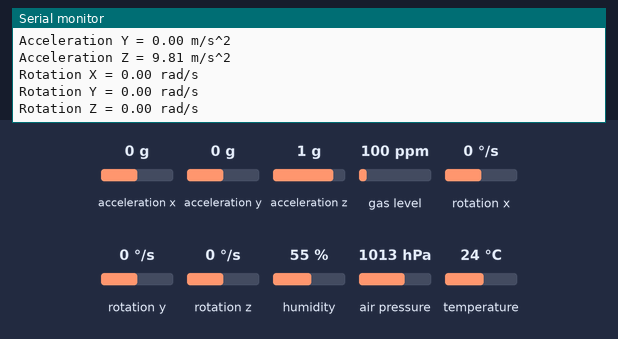
Bench run of a sketch on a simulated Arduino Uno, built with avr-gcc and run on an emulated ATmega328P. Shown: the last lines printed to the serial monitor. The inputs (shaded band) are chosen by the test bench; at power-on: acceleration x 0 g, acceleration y 0 g, acceleration z 1 g, rotation x 0 °/s, rotation y 0 °/s, gas level 100 ppm, rotation z 0 °/s, humidity 55 %, air pressure 1013 hPa, temperature 24 °C. Storage starts empty.

Above: at 1.2 s.
1.3 s: acceleration x set to -1.4 g
2.8 s: acceleration y set to -1.4 g
4.3 s: acceleration z set to -1.4 g
5.8 s: rotation x set to -192 °/s
At 7.2 s:
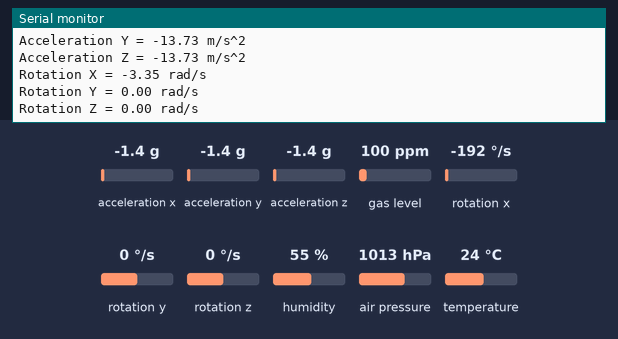
7.3 s: rotation y set to -192 °/s
At 9.4 s:
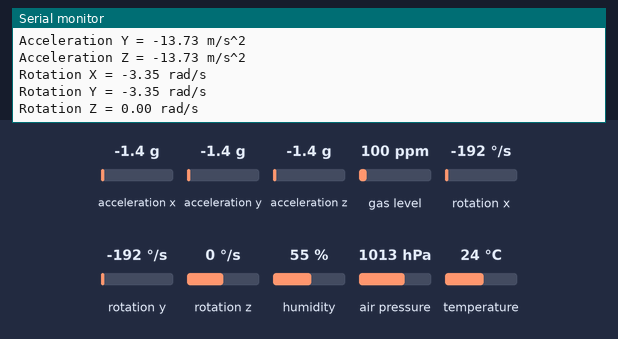
Timing chart, 0 to 9.8 s (numbered marks = the images above; inputs shaded):
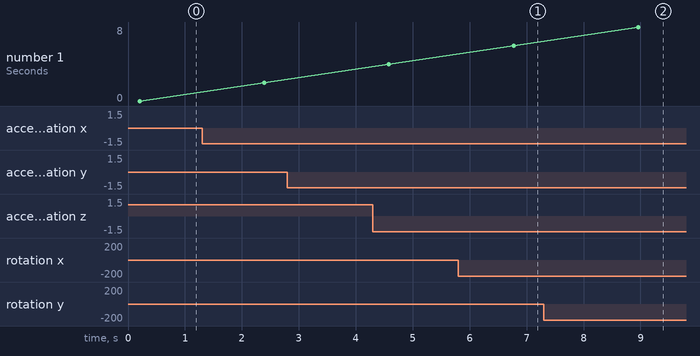

Measured:
- after the input at 5.8 s, the serial monitor: prints a new line after 0.99 s (image 1)
- after the input at 7.3 s, the serial monitor: prints a new line after 1.7 s (image 2)

The sketch:

flightcomputer.ino
```cpp
// Arduino Rocket Flight Computer
// Team Apogee - Code By Ishmael L
// CCNY STEM Institute Summer 2023 - Rocketry/Engineering Research

#include <Wire.h>
#include <SPI.h>
#include <Adafruit_Sensor.h>
#include "Adafruit_BMP3XX.h"
#include <Adafruit_MPU6050.h>
#include <SD.h>

char fileName;
float temperature;
float pressure;
float altitude;
float temperaturetwo;
float accx;
float accy;
float accz;
float rotx;
float roty;
float rotz;

#define SEALEVELPRESSURE_HPA (1014)

Adafruit_BMP3XX bmp;
Adafruit_MPU6050 mpu;

File myFile;
const int chipSelect = 4;

void setup() {
  Serial.begin(115200);
  Wire.begin();

  if (!SD.begin(chipSelect)) {
    Serial.println("SD card initialization failed!");
    while (1);
  }


  Serial.println("SD card initialized.");

  if (!bmp.begin_I2C()) {
    Serial.println("Could not find a valid BMP3 sensor, check wiring!");
    while (1);
  }

  if (!mpu.begin()) {
    Serial.println("Failed to find MPU6050 chip");
    while (1);
  }

  Serial.println("Data logging to CSV started.");

  // Create a new file and write headers
  myFile = SD.open("testt.csv", FILE_WRITE);
  if (myFile) {
    myFile.println("time, temp, pressure, altitude, accx, accy, accz, rotx, roty, rotz");
    myFile.close();
  } else {
    Serial.println("Error opening csv file");
  }
}

void loop() {

  unsigned long timestamp = millis();

  // Convert timestamp to time in HH:MM:SS format
  unsigned long seconds = timestamp / 1000;
  unsigned long minutes = seconds / 60;
  unsigned long hours = minutes / 60;
  unsigned long secondsSinceStart = timestamp / 1000;

  // Calculate the actual time components
  seconds = seconds % 60;
  minutes = minutes % 60;
  hours = hours % 24;

  sensors_event_t a, g, temp;
  mpu.getEvent(&a, &g, &temp);

  float accx = (a.acceleration.x);
  float accy = (a.acceleration.y);
  float accz = (a.acceleration.z);

  float rotx = (g.gyro.x);
  float roty = (g.gyro.y);
  float rotz = (g.gyro.z);

  float temperaturetwo = (((temp.temperature) * 1.8) + 32);

  if (!bmp.performReading()) {
    Serial.println("Failed to perform BMP3 reading :(");
    return;
  }

  float temperature = (((bmp.temperature) * 1.8) + 32);
  float pressure = (bmp.pressure / 100.0);
  float altitude = (bmp.readAltitude(SEALEVELPRESSURE_HPA) * 3.28);

  // Open the file in append mode
  myFile = SD.open("testt.csv", FILE_WRITE);
  if (myFile) {
    // Write data to the file
    myFile.print(secondsSinceStart);
    myFile.print(",");
    myFile.print(temperature);
    myFile.print(",");
    myFile.print(pressure);
    myFile.print(",");
    myFile.print(altitude);
    myFile.print(",");
    myFile.print(accx);
    myFile.print(",");
    myFile.print(accy);
    myFile.print(",");
    myFile.print(accz);
    myFile.print(",");
    myFile.print(rotx);
    myFile.print(",");
    myFile.print(roty);
    myFile.print(",");
    myFile.println(rotz);

    // Close the file
    myFile.close();
  } else {
    Serial.println("Error writing to csv file");
  }

  // Print the data to Serial Monitor

  Serial.print("Seconds: ");
  Serial.println(secondsSinceStart);

  Serial.print("Temperature = ");
  Serial.print(temperature);
  Serial.println(" Farenheit");

  Serial.print("Pressure = ");
  Serial.print(pressure);
  Serial.println(" hPa");

  Serial.print("Altitude = ");
  Serial.print(altitude);
  Serial.println(" ft");

  Serial.print("Acceleration X = ");
  Serial.print(accx);
  Serial.println(" m/s^2");

  Serial.print("Acceleration Y = ");
  Serial.print(accy);
  Serial.println(" m/s^2");

  Serial.print("Acceleration Z = ");
  Serial.print(accz);
  Serial.println(" m/s^2");

  Serial.print("Rotation X = ");
  Serial.print(rotx);
  Serial.println(" rad/s");

  Serial.print("Rotation Y = ");
  Serial.print(roty);
  Serial.println(" rad/s");

  Serial.print("Rotation Z = ");
  Serial.print(rotz);
  Serial.println(" rad/s");

  Serial.println();
  delay(2000);
}
```
